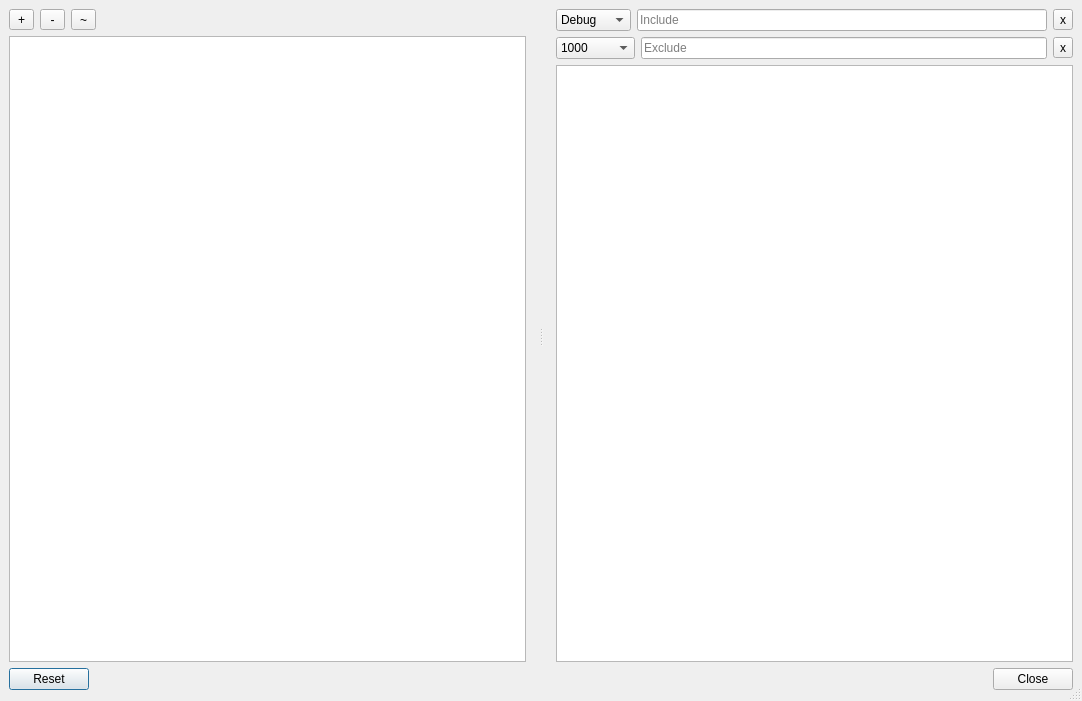
<?xml version="1.0" encoding="UTF-8"?>
<ui version="4.0">
 <class>FrmLog</class>
 <widget class="QDialog" name="FrmLog">
  <property name="geometry">
   <rect>
    <x>0</x>
    <y>0</y>
    <width>1082</width>
    <height>701</height>
   </rect>
  </property>
  <property name="windowTitle">
   <string>Log browser</string>
  </property>
  <property name="sizeGripEnabled">
   <bool>true</bool>
  </property>
  <layout class="QVBoxLayout" name="verticalLayout" stretch="1,0">
   <property name="leftMargin">
    <number>9</number>
   </property>
   <property name="topMargin">
    <number>9</number>
   </property>
   <property name="rightMargin">
    <number>9</number>
   </property>
   <item>
    <widget class="QSplitter" name="splitter">
     <property name="minimumSize">
      <size>
       <width>0</width>
       <height>50</height>
      </size>
     </property>
     <property name="orientation">
      <enum>Qt::Orientation::Horizontal</enum>
     </property>
     <property name="opaqueResize">
      <bool>true</bool>
     </property>
     <property name="handleWidth">
      <number>30</number>
     </property>
     <widget class="QWidget" name="widget_5" native="true">
      <layout class="QVBoxLayout" name="verticalLayout_2" stretch="0,1">
       <property name="leftMargin">
        <number>0</number>
       </property>
       <property name="topMargin">
        <number>0</number>
       </property>
       <property name="rightMargin">
        <number>0</number>
       </property>
       <property name="bottomMargin">
        <number>0</number>
       </property>
       <item>
        <widget class="QWidget" name="widget" native="true">
         <property name="sizePolicy">
          <sizepolicy hsizetype="Preferred" vsizetype="Expanding">
           <horstretch>0</horstretch>
           <verstretch>0</verstretch>
          </sizepolicy>
         </property>
         <property name="maximumSize">
          <size>
           <width>16777215</width>
           <height>16777215</height>
          </size>
         </property>
         <layout class="QHBoxLayout" name="horizontalLayout" stretch="0,0,0,0">
          <property name="leftMargin">
           <number>0</number>
          </property>
          <property name="topMargin">
           <number>0</number>
          </property>
          <property name="rightMargin">
           <number>0</number>
          </property>
          <property name="bottomMargin">
           <number>0</number>
          </property>
          <item>
           <widget class="QToolButton" name="btnTreeAll">
            <property name="minimumSize">
             <size>
              <width>25</width>
              <height>0</height>
             </size>
            </property>
            <property name="text">
             <string>+</string>
            </property>
           </widget>
          </item>
          <item>
           <widget class="QToolButton" name="btnTreeNone">
            <property name="minimumSize">
             <size>
              <width>25</width>
              <height>0</height>
             </size>
            </property>
            <property name="text">
             <string>-</string>
            </property>
           </widget>
          </item>
          <item>
           <widget class="QToolButton" name="btnTreeToggle">
            <property name="minimumSize">
             <size>
              <width>25</width>
              <height>0</height>
             </size>
            </property>
            <property name="text">
             <string>~</string>
            </property>
           </widget>
          </item>
          <item>
           <spacer name="horizontalSpacer">
            <property name="orientation">
             <enum>Qt::Orientation::Horizontal</enum>
            </property>
            <property name="sizeHint" stdset="0">
             <size>
              <width>40</width>
              <height>20</height>
             </size>
            </property>
           </spacer>
          </item>
         </layout>
        </widget>
       </item>
       <item>
        <widget class="QTreeView" name="treeCategories">
         <property name="maximumSize">
          <size>
           <width>16777215</width>
           <height>16777215</height>
          </size>
         </property>
        </widget>
       </item>
      </layout>
     </widget>
     <widget class="QWidget" name="widget_2" native="true">
      <property name="minimumSize">
       <size>
        <width>100</width>
        <height>0</height>
       </size>
      </property>
      <layout class="QVBoxLayout" name="verticalLayout_4" stretch="0,0,1">
       <property name="leftMargin">
        <number>0</number>
       </property>
       <property name="topMargin">
        <number>0</number>
       </property>
       <property name="rightMargin">
        <number>0</number>
       </property>
       <property name="bottomMargin">
        <number>0</number>
       </property>
       <item>
        <widget class="QWidget" name="widget_3" native="true">
         <layout class="QHBoxLayout" name="horizontalLayout_2">
          <property name="leftMargin">
           <number>0</number>
          </property>
          <property name="topMargin">
           <number>0</number>
          </property>
          <property name="rightMargin">
           <number>0</number>
          </property>
          <property name="bottomMargin">
           <number>0</number>
          </property>
          <item>
           <widget class="QComboBox" name="cmbMinLevel">
            <item>
             <property name="text">
              <string>Debug</string>
             </property>
            </item>
            <item>
             <property name="text">
              <string>Info</string>
             </property>
            </item>
            <item>
             <property name="text">
              <string>Warning</string>
             </property>
            </item>
            <item>
             <property name="text">
              <string>Critical</string>
             </property>
            </item>
            <item>
             <property name="text">
              <string>Fatal</string>
             </property>
            </item>
           </widget>
          </item>
          <item>
           <widget class="QLineEdit" name="txtIncludeText">
            <property name="maxLength">
             <number>40</number>
            </property>
            <property name="placeholderText">
             <string>Include</string>
            </property>
           </widget>
          </item>
          <item>
           <widget class="QToolButton" name="btnClearIncludeText">
            <property name="text">
             <string>x</string>
            </property>
           </widget>
          </item>
         </layout>
        </widget>
       </item>
       <item>
        <widget class="QWidget" name="widget_4" native="true">
         <layout class="QHBoxLayout" name="horizontalLayout_3">
          <property name="leftMargin">
           <number>0</number>
          </property>
          <property name="topMargin">
           <number>0</number>
          </property>
          <property name="rightMargin">
           <number>0</number>
          </property>
          <property name="bottomMargin">
           <number>0</number>
          </property>
          <item>
           <widget class="QComboBox" name="cbMaxEntries">
            <property name="currentIndex">
             <number>2</number>
            </property>
            <item>
             <property name="text">
              <string>10</string>
             </property>
            </item>
            <item>
             <property name="text">
              <string>100</string>
             </property>
            </item>
            <item>
             <property name="text">
              <string>1000</string>
             </property>
            </item>
            <item>
             <property name="text">
              <string>unlimited</string>
             </property>
            </item>
           </widget>
          </item>
          <item>
           <widget class="QLineEdit" name="txtExcludeText">
            <property name="text">
             <string/>
            </property>
            <property name="placeholderText">
             <string>Exclude</string>
            </property>
           </widget>
          </item>
          <item>
           <widget class="QToolButton" name="btnClearExcludeText">
            <property name="text">
             <string>x</string>
            </property>
           </widget>
          </item>
         </layout>
        </widget>
       </item>
       <item>
        <widget class="QPlainTextEdit" name="txtLog"/>
       </item>
      </layout>
     </widget>
    </widget>
   </item>
   <item>
    <widget class="QDialogButtonBox" name="buttonBox">
     <property name="orientation">
      <enum>Qt::Orientation::Horizontal</enum>
     </property>
     <property name="standardButtons">
      <set>QDialogButtonBox::StandardButton::Close|QDialogButtonBox::StandardButton::Reset</set>
     </property>
    </widget>
   </item>
  </layout>
 </widget>
 <resources/>
 <connections>
  <connection>
   <sender>buttonBox</sender>
   <signal>accepted()</signal>
   <receiver>FrmLog</receiver>
   <slot>accept()</slot>
   <hints>
    <hint type="sourcelabel">
     <x>248</x>
     <y>254</y>
    </hint>
    <hint type="destinationlabel">
     <x>157</x>
     <y>274</y>
    </hint>
   </hints>
  </connection>
  <connection>
   <sender>buttonBox</sender>
   <signal>rejected()</signal>
   <receiver>FrmLog</receiver>
   <slot>reject()</slot>
   <hints>
    <hint type="sourcelabel">
     <x>316</x>
     <y>260</y>
    </hint>
    <hint type="destinationlabel">
     <x>286</x>
     <y>274</y>
    </hint>
   </hints>
  </connection>
 </connections>
</ui>
